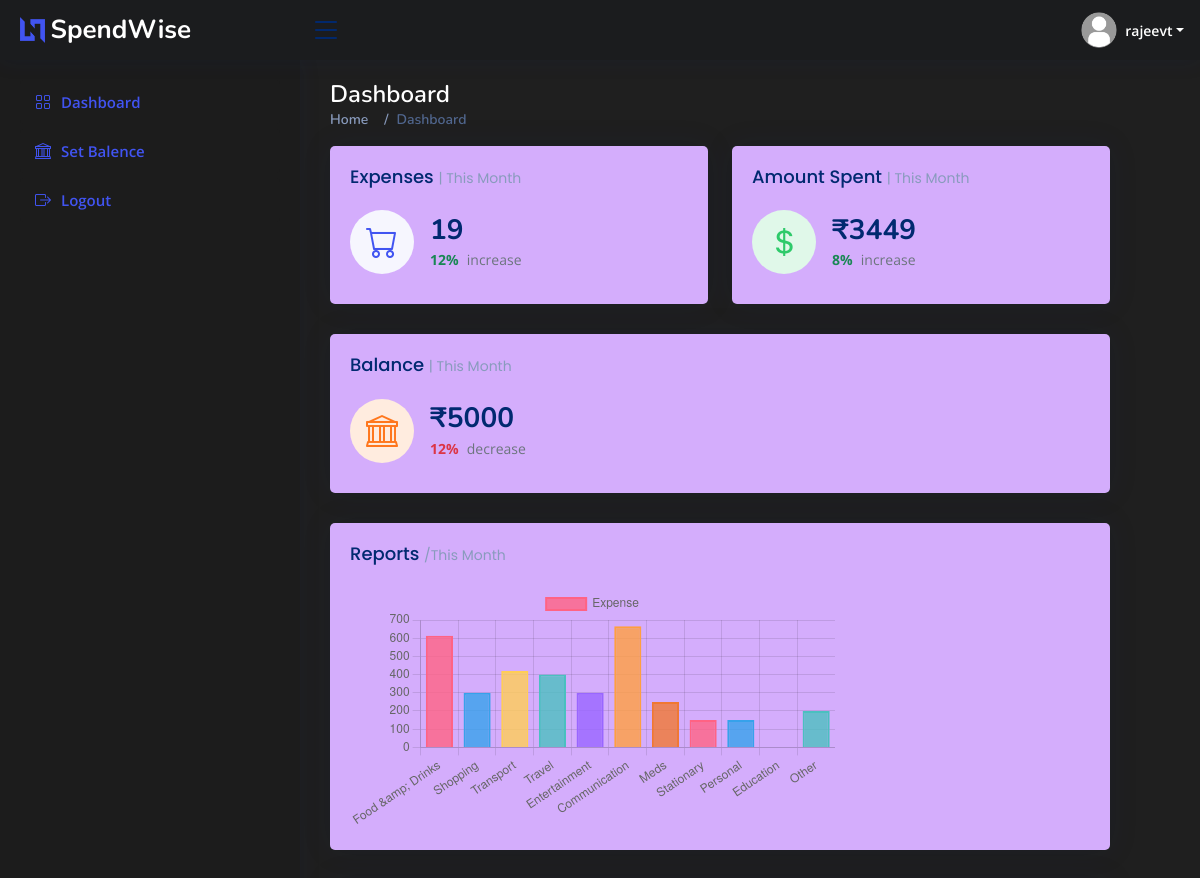
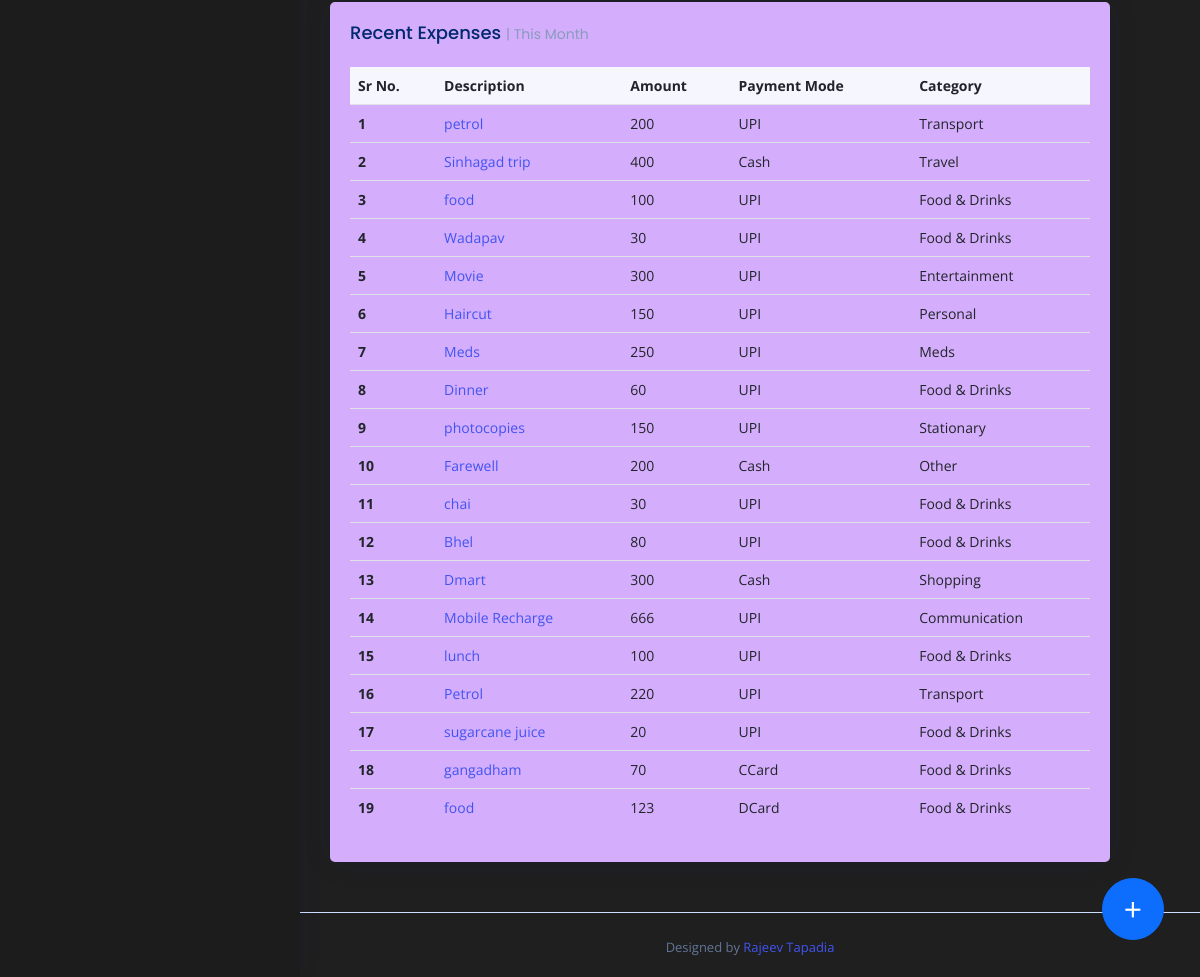
Page /profile/3 (signed in) on the committed database (2 pictures, top to bottom).
### app/models.py (models this page shows, shortened)
class Expense(models.Model):
    PAYMENT_MODE_CHOICES = [
        ("UPI", "UPI"),
        ("Cash", "Cash"),
        ("DCard", "Debit Card"),
        ("CCard", "Credit Card"),
    ]
    CATEGORY_CHOICES = [
        ("Food & Drinks", "Food & Drinks"),
        ("Shopping", "Shopping"),
        ("Transport", "Transport"),
        ("Travel", "Travel"),
        ("Entertainment", "Entertainment"),
        ("Communication", "Communication"),
        ("Meds", "Meds"),
        ("Stationary", "Stationary"),
        ("Personal", "Personal"),
        ("Education", "Education"),
        ("Other", "Other"),
    ]
    profile = models.ForeignKey(User, on_delete=models.CASCADE)
    description = models.CharField(max_length=30, blank=True)
    amount = models.IntegerField(blank=False)
    date = models.DateField(default=datetime.now)
    payment_mode = models.CharField(choices=PAYMENT_MODE_CHOICES, blank=False, max_length=6)
    category = models.CharField(choices=CATEGORY_CHOICES, max_length=15)
    def sum(self, category, user):
        sum = 0
        if category == 'all':
            for expense in self.objects.filter(profile=user):
                sum += expense.amount
        else:
            for expense in self.objects.filter(profile=user, category=category):
                sum += expense.amount
        return sum
    class Meta:
        pass

### app/views.py (the view)
# urls.py: path('profile/<str:pk>', views.profile, name='profile'),
@login_required(login_url='login')
@cache_control(no_cache=True, must_revalidate=True, no_store=True)
def profile(request, pk):
    if request.method == "POST":
        form = ExpenseFormV2(request.POST)
        form.instance.profile = request.user
        bal = request.user.profile.balence
        if form.is_valid():
            form.save()
            request.user.profile.balence = bal - int(request.POST.get('amount'))
            request.user.profile.save()
            return redirect('/profile/' + request.user.username)
    else:
        form = ExpenseFormV2()
    totalAmountSpent = Expense.sum(Expense, 'all', request.user)
    noOfExp = Expense.objects.filter(profile=request.user.id).count()
    categorySumList = []
    for value, name in Expense.CATEGORY_CHOICES:
        categorySumList.append(Expense.sum(Expense, value, request.user))
    expList = Expense.objects.filter(profile=request.user.id).order_by('-date', '-id')
    balence = request.user.profile.balence
    context = {'usr': request.user.username,
               'form':form,
               'expList': expList,
               'Expense': Expense,
               'categorySumList':categorySumList,
               'totalAmountSpent':totalAmountSpent,
               'noOfExp':noOfExp,
               'balence':balence,}
    return render(request, 'dashboard.html', context)

### app/templates/dashboard.html (shortened to what this page needs)
<!DOCTYPE html>
<html lang="en">
{% load static %}
<head>
  <link href="{% static 'assets/css/customCss.css' %}" rel="stylesheet">
  <link rel="stylesheet" href="https://cdn.jsdelivr.net/npm/bootstrap@4.0.0/dist/css/bootstrap.min.css"
>
  <link href="{% static 'assets/vendor/bootstrap/css/bootstrap.min.css' %}" rel="stylesheet">
  <link href="{% static 'assets/vendor/bootstrap-icons/bootstrap-icons.css' %}" rel="stylesheet">
  <link href="{% static 'assets/css/style.css' %}" rel="stylesheet">
</head>
<body>
  <header id="header" class="header fixed-top d-flex align-items-center">
    <div class="d-flex align-items-center justify-content-between">
      <a href="{{usr}}" class="logo d-flex align-items-center">
        <img src="{% static 'assets/img/logo.png' %}" alt="">
        <span class="d-none d-lg-block">SpendWise</span>
      </a>
      <i class="bi bi-list toggle-sidebar-btn"></i>
    </div>
    <nav class="header-nav ms-auto">
      <ul class="d-flex align-items-center">
        <li class="nav-item dropdown pe-3">
          <a class="nav-link nav-profile d-flex align-items-center pe-0" href="#" data-bs-toggle="dropdown">
            <img src="{% static 'assets/img/user-img.png' %}" alt="Profile" class="rounded-circle">
            <span class="d-none d-md-block dropdown-toggle ps-2">{{usr}}</span>
          </a>
        </li>
      </ul>
    </nav>
  </header>
  <aside id="sidebar" class="sidebar">
    <ul class="sidebar-nav" id="sidebar-nav">
      <li class="nav-item">
        <a class="nav-link " href="/profile/{{usr}}">
          <i class="bi bi-grid"></i>
          <span>Dashboard</span>
        </a>
      </li>
      <li class="nav-item">
        <a class="nav-link " href="{{usr}}/bal">
          <i class="bi bi-bank"></i>
          <span>Set Balence</span>
        </a>
      </li>
      <li class="nav-item">
        <a class="nav-link " href="{% url 'logout' %}">
          <i class="bi bi-box-arrow-right"></i>
          <span>Logout</span>
        </a>
      </li>
  </aside>
  <main id="main" class="main">
    <div class="pagetitle">
      <h1>Dashboard</h1>
      <nav>
        <ol class="breadcrumb">
          <li class="breadcrumb-item"><a href="{% url 'logout' %}">Home</a></li>
          <li class="breadcrumb-item active">Dashboard</li>
        </ol>
      </nav>
    </div>
    <section class="section dashboard">
      <div>
        <div class="row">
          <div class="col-xxl-4 col-md-6">
            <div class="card info-card sales-card">
              <div class="card-body">
                <h5 class="card-title">Expenses <span>| This Month</span></h5>
                <div class="d-flex align-items-center">
                  <div class="card-icon rounded-circle d-flex align-items-center justify-content-center">
                    <i class="bi bi-cart"></i>
                  </div>
                  <div class="ps-3">
                    <h6>{{ noOfExp }}</h6>
                    <span class="text-success small pt-1 fw-bold">12%</span> <span
                      class="text-muted small pt-2 ps-1">increase</span>
                  </div>
                </div>
              </div>
            </div>
          </div>
          <div class="col-xxl-4 col-md-6">
            <div class="card info-card revenue-card">
              <div class="card-body">
                <h5 class="card-title">Amount Spent <span>| This Month</span></h5>
                <div class="d-flex align-items-center">
                  <div class="card-icon rounded-circle d-flex align-items-center justify-content-center">
                    <i class="bi bi-currency-dollar"></i>
                  </div>
                  <div class="ps-3">
                    <h6>₹{{totalAmountSpent}}</h6>
                    <span class="text-success small pt-1 fw-bold">8%</span> <span
                      class="text-muted small pt-2 ps-1">increase</span>
                  </div>
                </div>
              </div>
            </div>
          </div>
          <div class="col-xxl-4 col-xl-12">
            <div class="card info-card customers-card">
              <div class="card-body">
                <h5 class="card-title">Balance <span>| This Month</span></h5>
                <div class="d-flex align-items-center">
                  <div class="card-icon rounded-circle d-flex align-items-center justify-content-center">
                    <i class="bi bi-bank"></i>
                  </div>
                  <div class="ps-3">
                    <h6>₹{{ balence }}</h6>
                    <span class="text-danger small pt-1 fw-bold">12%</span> <span
                      class="text-muted small pt-2 ps-1">decrease</span>
                  </div>
                </div>
              </div>
            </div>
          </div>
          <div class="col-12">
            <div class="card">
              <div class="card-body">
                <h5 class="card-title">Reports <span>/This Month</span></h5>
                <div class="row mt-2">
                  <div class="col-md-8">
                    <div id="chart-div">
                      <canvas id="myChart"></canvas>
                    </div>
                    <script>
                      var ctx = document.getElementById('myChart').getContext('2d');
                      var myChart = new Chart(ctx, {
                        type: 'bar',
                        data: {
                          labels: [{% for value, name  in Expense.CATEGORY_CHOICES %}  '{{ name }}',  {% endfor %}],
                      datasets: [{
                        label: 'Expense',
                        data: [{% for categorySum in categorySumList %}  {{ categorySum }}, {% endfor %}],
                        backgroundColor: [
                          'rgba(255, 99, 132, 0.8)',
                          'rgba(54, 162, 235, 0.8)',
                          'rgba(255, 206, 86, 0.8)',
                          'rgba(75, 192, 192, 0.8)',
                          'rgba(153, 102, 255, 0.8)',
                          'rgba(255, 159, 64, 0.8)',
                          'rgba(240, 120, 50, 0.8)',
                        ],
                          borderColor: [
                            'rgba(255, 99, 132, 1)',
                            'rgba(54, 162, 235, 1)',
                            'rgba(255, 206, 86, 1)',
                            'rgba(75, 192, 192, 1)',
                            'rgba(153, 102, 255, 1)',
                            'rgba(255, 159, 64, 1)',
                            'rgba(240, 120, 50, 1)',
                          ],
                            borderWidth: 2
                          },
                        ]
                      },
                      options: {
                        scales: {
                          y: {
                            beginAtZero: true
                          }
                        }
                      }
                  });
                    </script>
                  </div>
                </div>
              </div>
            </div>
          </div>
          <div class="col-12">
            <div class="card recent-sales overflow-auto">
              <div class="card-body">
                <h5 class="card-title">Recent Expenses <span>| This Month</span></h5>
                <table class="table table-borderless datatable">
                  <thead>
                    <tr>
                      <th scope="col">Sr No.</th>
                      <th scope="col">Description</th>
                      <th scope="col">Amount</th>
                      <th scope="col">Payment Mode</th>
                      <th scope="col">Category</th>
                    </tr>
                  </thead>
                  <tbody>
                    {% for expense in expList %}
                    <tr>
                      <th scope="row">{{ forloop.counter }}</th>
                      <td><a href="{{usr}}/{{ expense.id }}">{{ expense.description }}</a></td>
                      <td>{{ expense.amount }}</td>
                      <td>{{ expense.payment_mode }}</td>
                      <td>{{ expense.category }}</td>
                    </tr>
                    {% endfor %}
                  </tbody>
                </table>
              </div>
            </div>
          </div>
        </div>
      </div>
    </section>
  </main>
  <div>
    <button type="button" class="btn btn-primary trigger" data-toggle="modal" data-target="#exampleModalCenter">
      +
    </button>
  </div>
  <footer id="footer" class="footer">
    <div class="credits" style="color:#627597">
      Designed by <a href="https://github.com/rajeevtapadia/">Rajeev Tapadia</a>
    </div>
  </footer>
</body>
</html>

### app/static/assets/css/style.css (style rules this page uses)
:root { scroll-behavior: smooth; }
body { font-family: "Open Sans", sans-serif; background: #f6f9ff; color: #444444; }
a { color: #4154f1; text-decoration: none; }
h1, h2, h3, h4, h5, h6 { font-family: "Nunito", sans-serif; }
#main { margin-top: 60px; padding: 20px 30px; transition: all 0.3s; }
.pagetitle { margin-bottom: 10px; }
.pagetitle h1 { font-size: 24px; margin-bottom: 0; font-weight: 600; color: #012970; }
.card { margin-bottom: 30px; border: none; border-radius: 5px; box-shadow: 0px 0 30px rgba(1, 41, 112, 0.1); }
.card-title { padding: 20px 0 15px 0; font-size: 18px; font-weight: 500; color: #012970; font-family: "Poppins", sans-serif; }
.card-title span { color: #899bbd; font-size: 14px; font-weight: 400; }
.card-body { padding: 0 20px 20px 20px; }
.breadcrumb { font-size: 14px; font-family: "Nunito", sans-serif; color: #899bbd; font-weight: 600; }
.breadcrumb a { color: #899bbd; transition: 0.3s; }
.breadcrumb .breadcrumb-item::before { color: #899bbd; }
.breadcrumb .active { color: #51678f; font-weight: 600; }
.logo { line-height: 1; }
@media (min-width: 1200px) { .logo { width: 280px; } }
.logo img { max-height: 26px; margin-right: 6px; }
.logo span { font-size: 26px; font-weight: 700; color: #012970; font-family: "Nunito", sans-serif; }
.header { transition: all 0.5s; z-index: 997; height: 60px; box-shadow: 0px 2px 20px rgba(1, 41, 112, 0.1); background-color: #fff; padding-left: 20px; }
.header .toggle-sidebar-btn { font-size: 32px; padding-left: 10px; cursor: pointer; color: #012970; }
.header-nav ul { list-style: none; }
.header-nav>ul { margin: 0; padding: 0; }
.header-nav .nav-profile { color: #012970; }
.header-nav .nav-profile img { max-height: 36px; }
.header-nav .nav-profile span { font-size: 14px; font-weight: 600; }
.sidebar { position: fixed; top: 60px; left: 0; bottom: 0; width: 300px; z-index: 996; transition: all 0.3s; padding: 20px; overflow-y: auto; scrollbar-width: thin; scrollbar-color: #aab7cf transparent; box-shadow: 0px 0px 20px rgba(1, 41, 112, 0.1); background-color: #fff; }
@media (min-width: 1200px) { #main, #footer { margin-left: 300px; } }
.sidebar-nav { padding: 0; margin: 0; list-style: none; }
.sidebar-nav li { padding: 0; margin: 0; list-style: none; }
.sidebar-nav .nav-item { margin-bottom: 5px; }
.sidebar-nav .nav-link { display: flex; align-items: center; font-size: 15px; font-weight: 600; color: #4154f1; transition: 0.3; background: #f6f9ff; padding: 10px 15px; border-radius: 4px; }
.sidebar-nav .nav-link i { font-size: 16px; margin-right: 10px; color: #4154f1; }
.dashboard .info-card { padding-bottom: 10px; }
.dashboard .info-card h6 { font-size: 28px; color: #012970; font-weight: 700; margin: 0; padding: 0; }
.dashboard .card-icon { font-size: 32px; line-height: 0; width: 64px; height: 64px; flex-shrink: 0; flex-grow: 0; }
.dashboard .sales-card .card-icon { color: #4154f1; background: #f6f6fe; }
.dashboard .revenue-card .card-icon { color: #2eca6a; background: #e0f8e9; }
.dashboard .customers-card .card-icon { color: #ff771d; background: #ffecdf; }
.dashboard .recent-sales { font-size: 14px; }
.dashboard .recent-sales .table thead { background: #f6f6fe; }
.dashboard .recent-sales .table thead th { border: 0; }
.footer { padding: 20px 0; font-size: 14px; transition: all 0.3s; border-top: 1px solid #cddfff; }
.footer .credits { padding-top: 5px; text-align: center; font-size: 13px; color: #012970; }

### app/templates/dashboard.html (style rules this page uses)
body { background-color: #1f1f1f }
.info-card, .card { background-color: #D4ADFC; }
.header, .nav-link { background-color: #1B1C1E; }
.d-lg-block, .logo span, .dropdown-toggle, .pagetitle>h1 { color: white }
.sidebar, .sidebar-nav, .nav-link.collapsed, .sidebar-nav .nav-link, .sidebar-nav .nav-link.collapsed { background-color: #1c1c1c; }
@media (min-width: 1200px) { #main { max-width: 1200px; margin-left: 25%; margin-right: 5%; } }
.trigger { position: fixed; bottom: 2%; right: 3%; font-size: 2em; border-radius: 50%; width: 62px; }
::placeholder { color: black; font-weight: bold; }

### rows in the picture
Expense: description "petrol", amount "200", payment_mode "UPI", category "Transport"
Expense: description "Sinhagad trip", amount "400", payment_mode "Cash", category "Travel"
Expense: description "food", amount "100", payment_mode "UPI", category "Food & Drinks"
Expense: description "Wadapav", amount "30", payment_mode "UPI", category "Food & Drinks"
Expense: description "Movie", amount "300", payment_mode "UPI", category "Entertainment"
Expense: description "Haircut", amount "150", payment_mode "UPI", category "Personal"
Expense: description "Meds", amount "250", payment_mode "UPI", category "Meds"
Expense: description "Dinner", amount "60", payment_mode "UPI", category "Food & Drinks"
Expense: description "photocopies", amount "150", payment_mode "UPI", category "Stationary"
Expense: description "Farewell", amount "200", payment_mode "Cash", category "Other"
Expense: description "chai", amount "30", payment_mode "UPI", category "Food & Drinks"
Expense: description "Bhel", amount "80", payment_mode "UPI", category "Food & Drinks"
Expense: description "Dmart", amount "300", payment_mode "Cash", category "Shopping"
Expense: description "Mobile Recharge", amount "666", payment_mode "UPI", category "Communication"
Expense: description "lunch", amount "100", payment_mode "UPI", category "Food & Drinks"
Expense: description "Petrol", amount "220", payment_mode "UPI", category "Transport"
Expense: description "sugarcane juice", amount "20", payment_mode "UPI", category "Food & Drinks"
Expense: description "gangadham", amount "70", payment_mode "CCard", category "Food & Drinks"
Expense: description "food", amount "123", payment_mode "DCard", category "Food & Drinks"

### other values in the picture
{{ usr }} "rajeevt"
{{ noOfExp }} "19"
{{ totalAmountSpent }} "3449"
{{ balence }} "5000"
